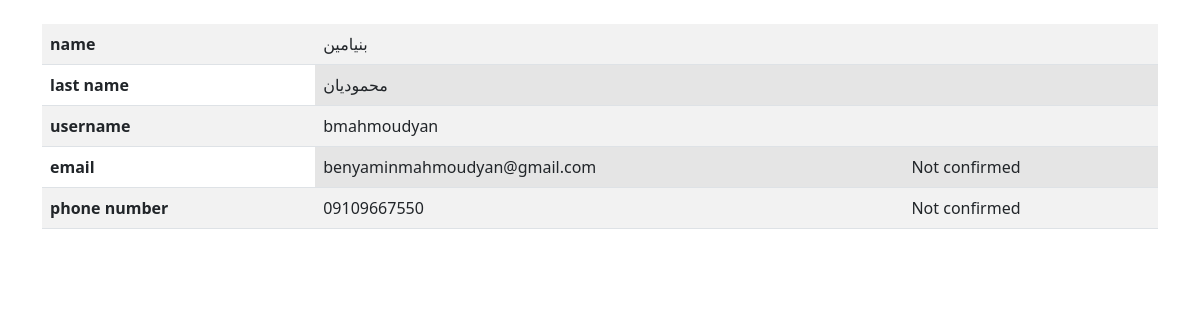
Before: /usersInfo with the older database file.
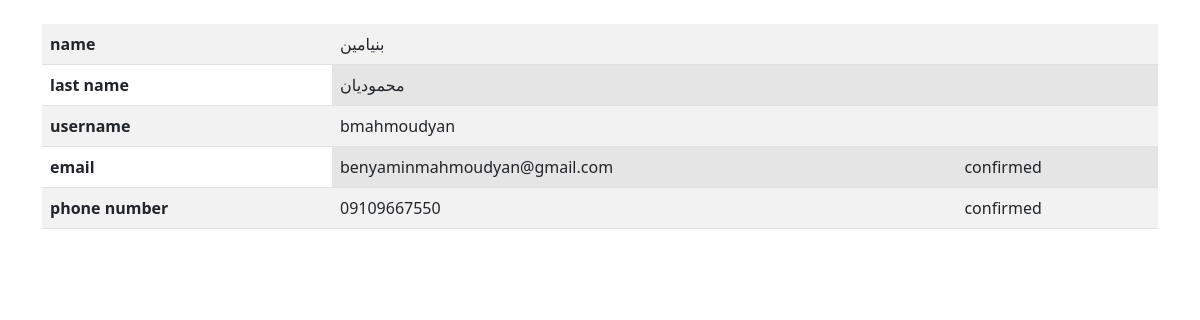
After: the same page with the newer database file.
### users/models.py (models this page shows, shortened)
class User(db.Model, UserMixin):
    id = db.Column(db.Integer, primary_key=True)
    name = db.Column(db.String(80), nullable=True)
    last_name = db.Column(db.String(80), nullable=True)
    username = db.Column(db.String(120), nullable=False, unique=True)
    email = db.Column(db.String(180), nullable=False, unique=True)
    email_is_Confirm = db.Column(db.Boolean, nullable=False, default=False)
    phone_number = db.Column(db.String(80), nullable=False, unique=True)
    phone_number_is_Confirm = db.Column(db.Boolean, nullable=False, default=False)
    password = db.Column(db.String(80), nullable=False)

### admin/routes.py (the view)
@admin.route('/usersInfo')
def users():
    users = User.query.all()
    return render_template('admin/usersInfo.html', users=users)

### templates/admin/usersInfo.html
{% extends "base.html" %}
{% block content %}
{% for user in users %}
<br>
<div class="container">
    <table class="table table-striped table-hover">
        <tbody>
            <tr>
                <th scope="row">name</th>
                <td colspan="2">{{ user.name }}</td>
                <td colspan="2"> </td>
            </tr>
            <tr>
                <th scope="row">last name</th>
                <td colspan="2" class="table-active">{{ user.last_name }}</td>
                <td colspan="2" class="table-active"> </td>
            </tr>
            <tr>
                <th scope="row">username</th>
                <td colspan="2">{{ user.username }}</td>
                <td colspan="2"> </td>
            </tr>
            <tr>
                <th scope="row">email</th>
                <td colspan="2" class="table-active">{{ user.email }}</td>
                {% if user.email_is_Confirm %}
                <td colspan="2" class="table-active">confirmed</td>
                {% else %}
                <td colspan="2" class="table-active">Not confirmed</td>
                {% endif %}
            </tr>
            <tr>
                <th scope="row">phone number</th>
                <td colspan="2">{{ user.phone_number }}</td>
                {% if user.phone_number_is_Confirm %}
                <td colspan="2">confirmed</td>
                {% else %}
                <td colspan="2">Not confirmed</td>
                {% endif %}
            </tr>
        </tbody>
    </table>
</div>
{% endfor %}
{% endblock content %}

Changed rows visible on the page:
changed User "بنیامین": email_is_Confirm "Not confirmed" → "confirmed"; phone_number_is_Confirm "Not confirmed" → "confirmed"
